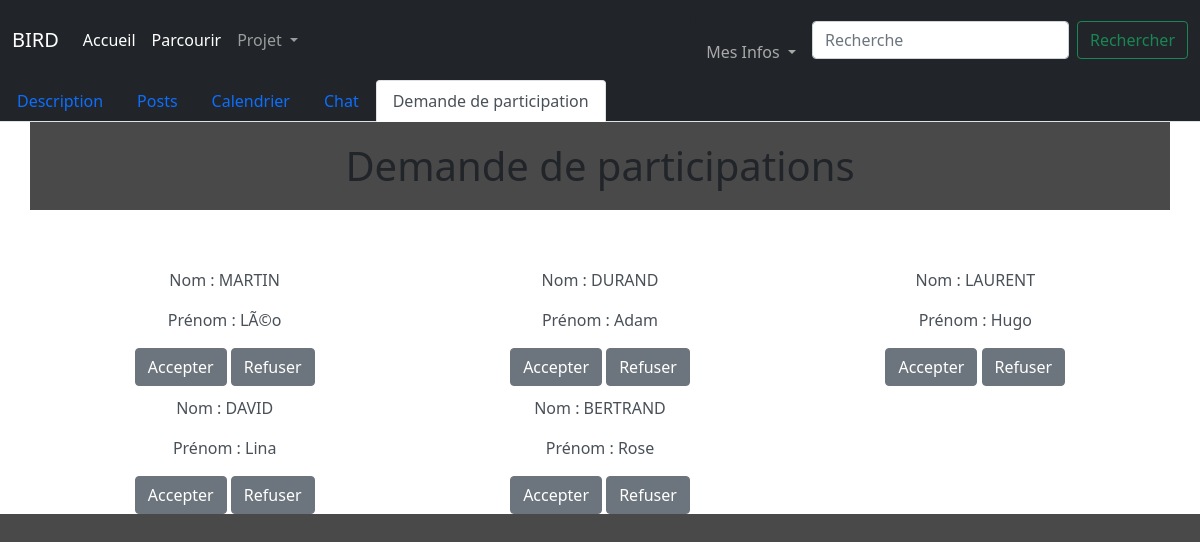
/sub/6/demandes (signed in), run on the app's committed database.
### tables this page shows
CREATE TABLE demande_participation(sub INTEGER NOT NULL,utilisateur INTEGER NOT NULL, PRIMARY KEY(sub,utilisateur),FOREIGN KEY(sub) REFERENCES subs(numéro_projet),FOREIGN KEY(utilisateur) REFERENCES utilisateurs(id_user));

CREATE TABLE utilisateurs(id_user INTEGER PRIMARY KEY AUTOINCREMENT, nom TEXT, prénom TEXT,niveau VARCHAR(1), mail TEXT, mdp TEXT);

### app.py (the view)
@app.route('/sub/<id>/demandes')
def demande(id):
     if test_verif():
          if test_id_sub(id):
               if is_owner(id,session.get('id')):
                    db = sqlite3.connect('database.db')
                    cursor = db.cursor()
                    cursor.execute("SELECT utilisateur,nom,prénom FROM demande_participation JOIN utilisateurs WHERE id_user=utilisateur AND sub = ?",(id,))
                    data=cursor.fetchall()
                    db.close()
                    return render_template("participants.html",id=id,data=data)
               else :
                    return render_template('erreur.html',message="Accès refusé",description="Vous n'êtes pas le créateur du projet")
          else:
               return redirect('/')
     else:
          return render_template('erreur.html',message="Accès refusé",description="Vous n'avez pas les droits d'accès nécessaires")

### app.py (called while the page is built)
@app.context_processor
def handle_context():
    return dict(os=os)

def test_id_sub(id):
     db = sqlite3.connect('database.db')
     cursor = db.cursor()
     cursor.execute(""" SELECT description FROM subs WHERE numéro_projet=?""",(id,))
     test=cursor.fetchall()
     db.close()
     if test!=[]:
          return True
     else:
          return False

def test_verif():
     db = sqlite3.connect('database.db')
     cursor = db.cursor()
     cursor.execute(""" SELECT niveau FROM utilisateurs WHERE id_user=?""",(str(session.get('id')),))
     test=cursor.fetchall()[0][0]
     db.close()
     if test=='B':
          return False
     else:
          return True

def is_owner(id,user):
     db = sqlite3.connect('database.db')
     cursor = db.cursor()
     cursor.execute(""" SELECT * FROM subs WHERE numéro_projet=? AND créé_par=?""",(id,user))
     test=cursor.fetchall()
     db.close()
     if test!=[]:
          return True
     else:
          return False

### templates/participants.html (shortened to what this page needs)
{% extends 'layout.html' %}
{% block content %}
<link rel="stylesheet" href='/static/styles/participants.css' />
<ul class="nav nav-tabs navbar-dark bg-dark">
    <li class="nav-item">
      <a class="nav-link" aria-current="page" href="/sub/{{ id }} ">Description</a>
    </li>
    <li class="nav-item">
      <a class="nav-link" aria-current="page" href="/sub/{{ id }}/post">Posts</a>
    </li>
    <li class="nav-item">
      <a class="nav-link">Calendrier</a>
    </li>
    <li class="nav-item">
        <a class="nav-link" href='/sub/{{id}}/chat'>Chat</a>
    </li>
    <li class="nav-item">
        <a class="nav-link active">Demande de participation</a>
    </li>
</ul>
<div class="container text-center">
    <div class = "row">
        <h1> Demande de participations</h1>
    </div>
    <div class = "wrapper">
        {% for item in data %}
        <div class="list-group-item-action flex align-items">
        <div class='personne'>
            <p>Nom : {{item[1]}}</p>
            <p>Prénom : {{item[2]}}</p>
            <a class="btn btn-secondary" href="/{{id}}/accepter/{{item[0]}}">Accepter</a>
            <a class="btn btn-secondary" href="/{{id}}/refuser/{{item[0]}}">Refuser </a>
        </div>
        </div>
        {% endfor %}
    </div>
</div>
{% endblock %}

### static/styles/stylehome.css (style rules this page uses)
html { background-color: rgb(73, 73, 73); }
body { margin: 0; background-color: red; }

### static/styles/participants.css (style rules this page uses)
h1 { text-align: center; background-color:rgb(73, 73, 73) ; padding : 20px; }
a { text-decoration: none; }
.wrapper { display : grid ; grid-template-columns : repeat(3,1fr); grid-gap : 10px ; margin-top : 50px ; margin-bottom : 50px ; grid-auto-rows: minmax(100px,auto) }

### data on the page
demande_participation: nom "MARTIN", prénom "LÃ©o"
demande_participation: nom "DURAND", prénom "Adam"
demande_participation: nom "LAURENT", prénom "Hugo"
demande_participation: nom "DAVID", prénom "Lina"
demande_participation: nom "BERTRAND", prénom "Rose"
